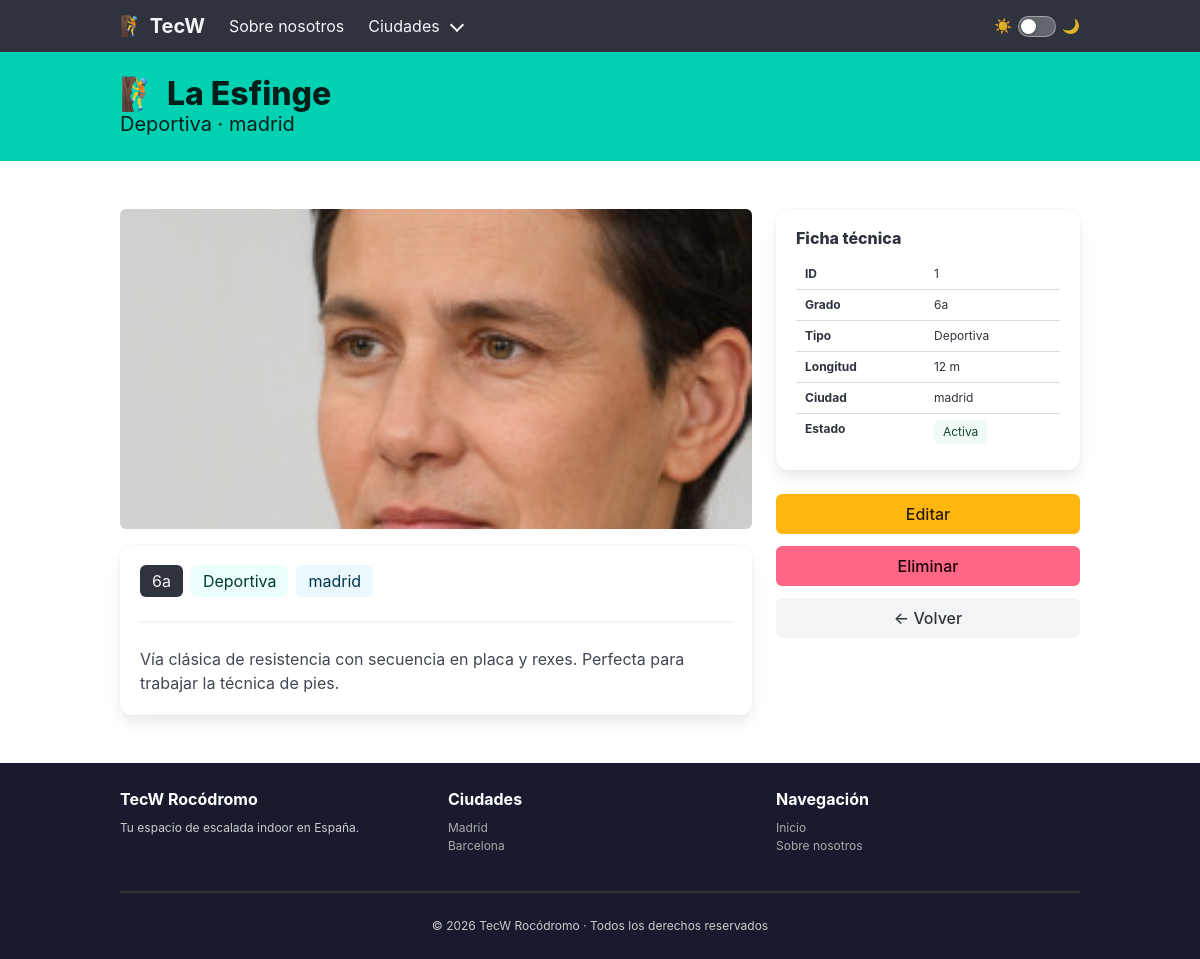
The page /ways/1 on the database its author committed.
### tecw_02_flask/app/models/ways.py (models this page shows, shortened)
class Way(db.Model):
    __tablename__ = "ways"
    id          = db.Column(db.Integer, primary_key=True)
    name        = db.Column(db.String(100), nullable=False)
    grade       = db.Column(db.String(10), nullable=False)   # Escala francesa: 6a, 7b+, etc.
    type        = db.Column(db.String(20), nullable=False)   # Deportiva / Top-rope / Boulder
    length      = db.Column(db.Integer, nullable=False)      # metros
    city        = db.Column(db.String(50), nullable=False)   # madrid / barcelona
    active      = db.Column(db.Boolean, default=True)
    picture     = db.Column(db.String(200), nullable=True)
    description = db.Column(db.Text, nullable=True)

### tecw_02_flask/app/blueprints/ways.py (the view)
@way_bp.route('/<int:way_id>')
@load_way
def get_way_by_id(way):
    return render_template('ways/way_detail.html', way=way)

### tecw_02_flask/app/app.py (called while the page is built)
@app.before_request
def before_request():
    log = f"Request: {request.method} {request.path}"
    logging.debug(log)

### tecw_02_flask/app/blueprints/ways.py (called while the page is built)
@way_bp.after_request
def add_total_ways_header(response):
    response.headers['X-Total-Ways'] = Way.query.count()
    return response

def load_way(f):
    @wraps(f)
    def decorated_function(*args, **kwargs):
        way_id = kwargs.pop('way_id', None)  # extrae y elimina way_id de kwargs
        if way_id is not None:
            way = Way.query.get(way_id)
            if way is None:
                abort(404)
            kwargs['way'] = way
        return f(*args, **kwargs)
    return decorated_function

### tecw_02_flask/app/templates/ways/way_detail.html (shortened to what this page needs)
{% extends 'common/layouts/main_layout.html' %}
{% block content %}
<section class="hero is-primary is-small">
    <div class="hero-body">
        <div class="container">
            <p class="title">🧗 {{ way.name }}</p>
            <p class="subtitle">{{ way.type }} · {{ way.city }}</p>
        </div>
    </div>
</section>
<section class="section">
    <div class="container">
        <div class="columns">
            <div class="column is-8">
                {% if way.picture %}
                <figure class="image mb-4" style="max-height: 320px; overflow: hidden; border-radius: 6px;">
                    <img src="/images/{{ way.picture }}" alt="{{ way.name }}"
                         style="width: 100%; height: 320px; object-fit: cover;">
                </figure>
                {% endif %}
                <div class="box">
                    <div class="tags mb-4">
                        <span class="tag is-dark is-medium">{{ way.grade }}</span>
                        <span class="tag is-primary is-light is-medium">{{ way.type }}</span>
                        <span class="tag is-info is-light is-medium">{{ way.city }}</span>
                    </div>
                    <hr>
                    <p class="content">{{ way.description }}</p>
                </div>
            </div>
            <div class="column is-4">
                <div class="box">
                    <p class="title is-6 mb-3">Ficha técnica</p>
                    <table class="table is-fullwidth is-size-7">
                        <tbody>
                            <tr><th>ID</th><td>{{ way.id }}</td></tr>
                            <tr><th>Grado</th><td>{{ way.grade }}</td></tr>
                            <tr><th>Tipo</th><td>{{ way.type }}</td></tr>
                            <tr><th>Longitud</th><td>{{ way.length }} m</td></tr>
                            <tr><th>Ciudad</th><td>{{ way.city }}</td></tr>
                            <tr><th>Estado</th>
                                <td>
                                    {% if way.active %}
                                    <span class="tag is-success is-light">Activa</span>
                                    {% else %}
                                    <span class="tag is-danger is-light">Inactiva</span>
                                    {% endif %}
                                </td>
                            </tr>
                        </tbody>
                    </table>
                </div>
                <div class="buttons">
                    <a class="button is-warning is-fullwidth" href="/ways/{{ way.id }}/edit">Editar</a>
                    <button class="button is-danger is-fullwidth" onclick="document.getElementById('modal-delete').classList.add('is-active')">Eliminar</button>
                    <a class="button is-light is-fullwidth" href="/ways">← Volver</a>
                </div>
            </div>
        </div>
    </div>
</section>
{% endblock %}

### tecw_02_flask/app/public/stylesheets/main.css (style rules this page uses)
:root { --bg: #ffffff; --bg-alt: #f5f5f5; --bg-card: #ffffff; --bg-card-head: #fafafa; --text: #363636; --text-muted: #6b6b6b; --border: #dbdbdb; --hr: #dbdbdb; --notif-plain-bg: #f0f0f0; --notif-plain-text: #363636; --notif-info-bg: #ebf5fb; --notif-info-text: #1b4f72; --notif-ok-bg: #eafaf1; --notif-ok-text: #145a32; --table-stripe: #fafafa; --footer-bg: #1a1a2e; --footer-text: #cccccc; --footer-link: #aaaaaa; --switch-track: rgba(255, 255, 255, 0.25); --switch-border: rgba(255, 255, 255, 0.4); }
html { scroll-behavior: smooth; }
body { background-color: var(--bg); color: var(--text); transition: background-color 0.2s, color 0.2s; }

### rows shown on the page
Way: name "La Esfinge", type "Deportiva", city "madrid", picture (picture), grade "6a", description "Vía clásica de resistencia con secuencia en placa y rexes. Perfecta para trabajar la técnica de pies.", id "1", length "12"
